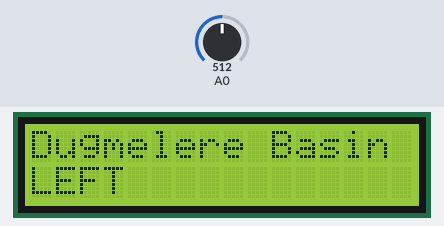
Recording of a sketch running on a simulated Arduino Uno, built with avr-gcc and run on an emulated ATmega328P. On the bench: 16×2 character LCD. Inputs (shaded band) come from the test bench; at power-on: A0 = 512.

Above: at 1.2 s.
1.3 s: A0 set to 440
At 2.5 s:
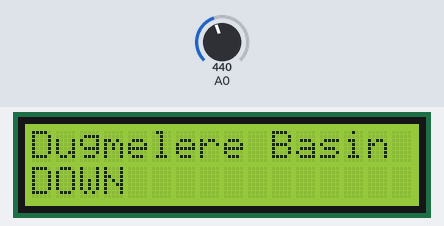
2.8 s: A0 set to 240
At 3.9 s:
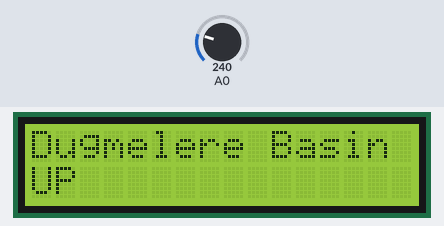
4.3 s: A0 set to 40
At 5.0 s:
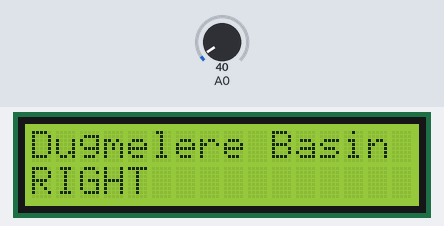
5.8 s: A0 set to 660
At 6.1 s:
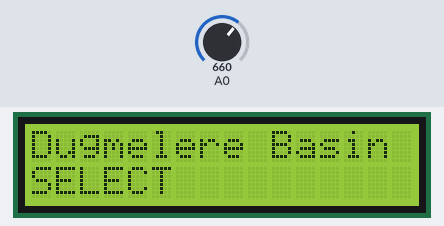
7.3 s: A0 set to 900
At 8.5 s:
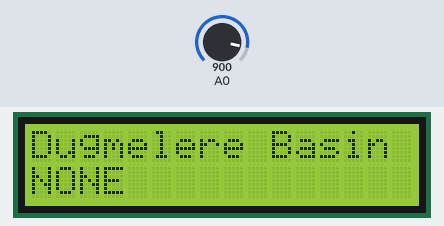
8.8 s: A0 set to 716
At 9.6 s:
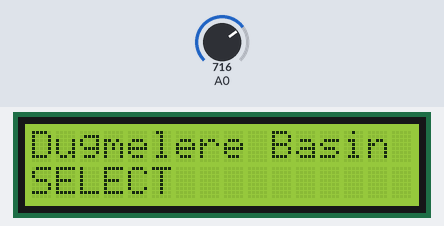
Timing chart, 0 to 11.3 s (numbered marks = the images above; inputs shaded):
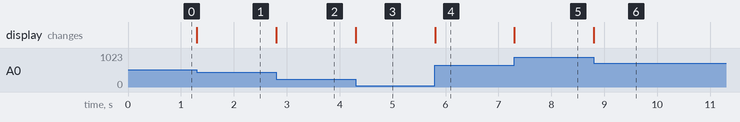

Measured:
- after the input at 1.3 s, the display: changes at once (image 1)
- after the input at 2.8 s, the display: changes at once (image 2)
- after the input at 4.3 s, the display: changes at once (image 3)
- after the input at 5.8 s, the display: changes at once (image 4)
- after the input at 7.3 s, the display: changes at once (image 5)
- after the input at 8.8 s, the display: changes at once (image 6)

The sketch:

Bolum11KeypadShield.ino
```cpp
#include <LiquidCrystal.h>


// LCD Panelin kullanacağı LCD ayakları seçilir. Başka ayaklar seçmeyin.
LiquidCrystal lcd(8, 9, 4, 5, 6, 7);

// Düğme değerleri verilir.
int lcd_key     = 0;
int adc_key_in  = 0;
#define btnRIGHT  0
#define btnUP     1
#define btnDOWN   2
#define btnLEFT   3
#define btnSELECT 4
#define btnNONE   5

// Düğme okuma
int read_LCD_buttons()
{
 adc_key_in = analogRead(0);      // Düğme değeri A0'dan analog olarak okunur.
 //Düğmeden okunan ADC değerine göre program çalıştırılır.
 if (adc_key_in > 1000) return btnNONE; // Eğer hiç bir değer alınmıyorsa düğme boş bırakılır
 // For V1.1 us this threshold
 if (adc_key_in < 50)   return btnRIGHT;
 if (adc_key_in < 250)  return btnUP;
 if (adc_key_in < 450)  return btnDOWN;
 if (adc_key_in < 650)  return btnLEFT;
 if (adc_key_in < 850)  return btnSELECT;


 return btnNONE;  // Hiç biri olmadığında none döndürür.
}

void setup()
{
 lcd.begin(16, 2);
 lcd.setCursor(0,0);
 lcd.print("Dugmelere Basin"); //
}

void loop()
{
 lcd.setCursor(9,1);            // İmleci 9,1'e getir


 lcd.setCursor(0,1);            // İkinci satıra atla
 lcd_key = read_LCD_buttons();  // Düğmeleri oku

 switch (lcd_key)               // Hangi düğme basıldıysa ona göre işlem yap.
 {
   case btnRIGHT:
     {
     lcd.print("RIGHT ");
     break;
     }
   case btnLEFT:
     {
     lcd.print("LEFT   ");
     break;
     }
   case btnUP:
     {
     lcd.print("UP    ");
     break;
     }
   case btnDOWN:
     {
     lcd.print("DOWN  ");
     break;
     }
   case btnSELECT:
     {
     lcd.print("SELECT");
     break;
     }
     case btnNONE:
     {
     lcd.print("NONE  ");
     break;
     }
 }

}
```
